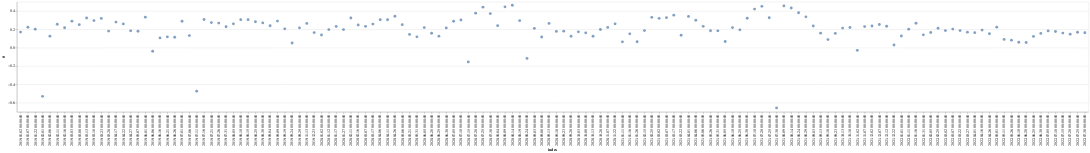

Notebook code cell kept with this figure:
### Code cell
alt.Chart(source).mark_circle(size=60).encode(
    x='index',
    y='0',
    tooltip=['index']
).interactive()

### Figure 1 — Vega-Lite specification as saved in the notebook (floating-point values rounded to 4 significant figures; data arrays with more than 128 entries replaced by an {"elided": "..."} marker saying what was removed)
{"config": {"view": {"continuousWidth": 400, "continuousHeight": 300}}, "data": {"name": "data-07a395471db506a6ba05448ef1b17458"}, "mark": {"type": "circle", "size": 60}, "encoding": {"tooltip": [{"field": "index", "type": "nominal"}], "x": {"field": "index", "type": "nominal"}, "y": {"field": "0", "type": "quantitative"}}, "selection": {"selector008": {"type": "interval", "bind": "scales", "encodings": ["x", "y"]}}, "$schema": "https://vega.github.io/schema/vega-lite/v4.17.0.json", "datasets": {"data-07a395471db506a6ba05448ef1b17458": {"elided": "146 records"}}}
